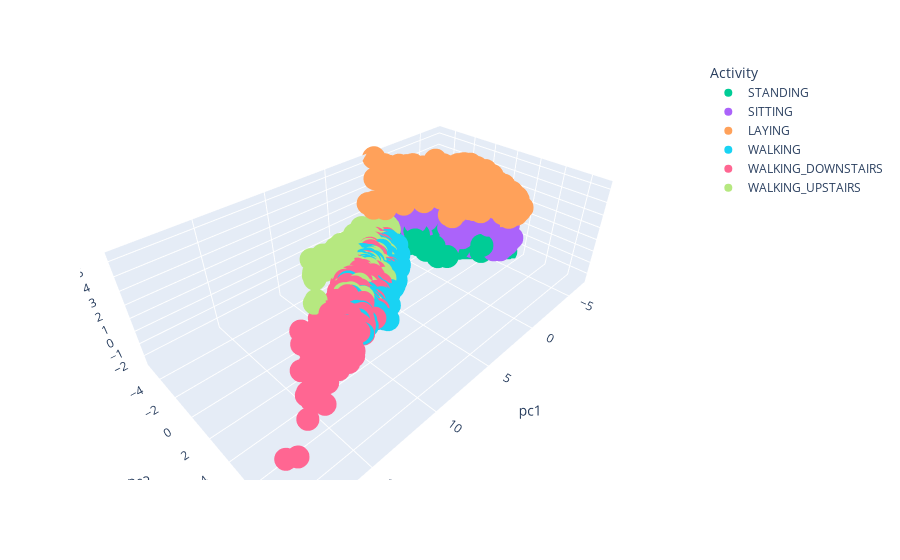

Notebook code cell kept with this figure:
### Code cell
import plotly.express as px
fig=px.scatter_3d(finalDf,x="pc1",y="pc2",z="pc3",color="Activity",color_discrete_map={"pc1": "pc2","pc3":"green"})
fig.show()

### Figure 1 — Plotly figure (JSON) as saved in the notebook; plotly's stock layout.template omitted (floating-point values rounded to 4 significant figures; data arrays with more than 128 entries replaced by an {"elided": "..."} marker saying what was removed)
{"data": [{"hovertemplate": "Activity=STANDING<br>pc1=%{x}<br>pc2=%{y}<br>pc3=%{z}<extra></extra>", "legendgroup": "STANDING", "marker": {"color": "#00cc96", "symbol": "circle"}, "mode": "markers", "name": "STANDING", "scene": "scene", "showlegend": true, "type": "scatter3d", "x": {"elided": "1374 float values"}, "y": {"elided": "1374 float values"}, "z": {"elided": "1374 float values"}}, {"hovertemplate": "Activity=SITTING<br>pc1=%{x}<br>pc2=%{y}<br>pc3=%{z}<extra></extra>", "legendgroup": "SITTING", "marker": {"color": "#ab63fa", "symbol": "circle"}, "mode": "markers", "name": "SITTING", "scene": "scene", "showlegend": true, "type": "scatter3d", "x": {"elided": "1286 float values"}, "y": {"elided": "1286 float values"}, "z": {"elided": "1286 float values"}}, {"hovertemplate": "Activity=LAYING<br>pc1=%{x}<br>pc2=%{y}<br>pc3=%{z}<extra></extra>", "legendgroup": "LAYING", "marker": {"color": "#FFA15A", "symbol": "circle"}, "mode": "markers", "name": "LAYING", "scene": "scene", "showlegend": true, "type": "scatter3d", "x": {"elided": "1407 float values"}, "y": {"elided": "1407 float values"}, "z": {"elided": "1407 float values"}}, {"hovertemplate": "Activity=WALKING<br>pc1=%{x}<br>pc2=%{y}<br>pc3=%{z}<extra></extra>", "legendgroup": "WALKING", "marker": {"color": "#19d3f3", "symbol": "circle"}, "mode": "markers", "name": "WALKING", "scene": "scene", "showlegend": true, "type": "scatter3d", "x": {"elided": "1226 float values"}, "y": {"elided": "1226 float values"}, "z": {"elided": "1226 float values"}}, {"hovertemplate": "Activity=WALKING_DOWNSTAIRS<br>pc1=%{x}<br>pc2=%{y}<br>pc3=%{z}<extra></extra>", "legendgroup": "WALKING_DOWNSTAIRS", "marker": {"color": "#FF6692", "symbol": "circle"}, "mode": "markers", "name": "WALKING_DOWNSTAIRS", "scene": "scene", "showlegend": true, "type": "scatter3d", "x": {"elided": "986 float values"}, "y": {"elided": "986 float values"}, "z": {"elided": "986 float values"}}, {"hovertemplate": "Activity=WALKING_UPSTAIRS<br>pc1=%{x}<br>pc2=%{y}<br>pc3=%{z}<extra></extra>", "legendgroup": "WALKING_UPSTAIRS", "marker": {"color": "#B6E880", "symbol": "circle"}, "mode": "markers", "name": "WALKING_UPSTAIRS", "scene": "scene", "showlegend": true, "type": "scatter3d", "x": {"elided": "1073 float values"}, "y": {"elided": "1073 float values"}, "z": {"elided": "1073 float values"}}], "layout": {"legend": {"title": {"text": "Activity"}, "tracegroupgap": 0}, "margin": {"t": 60}, "scene": {"domain": {"x": [0, 1], "y": [0, 1]}, "xaxis": {"title": {"text": "pc1"}}, "yaxis": {"title": {"text": "pc2"}}, "zaxis": {"title": {"text": "pc3"}}}}}
